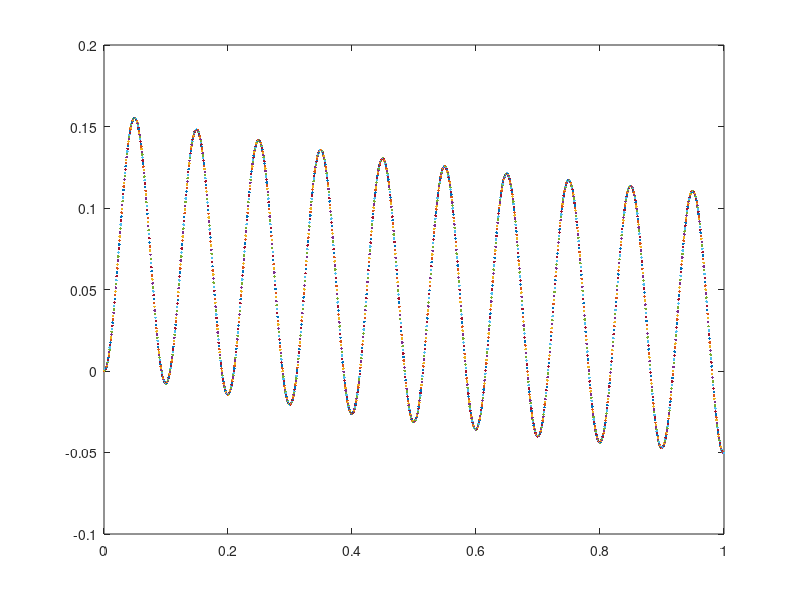
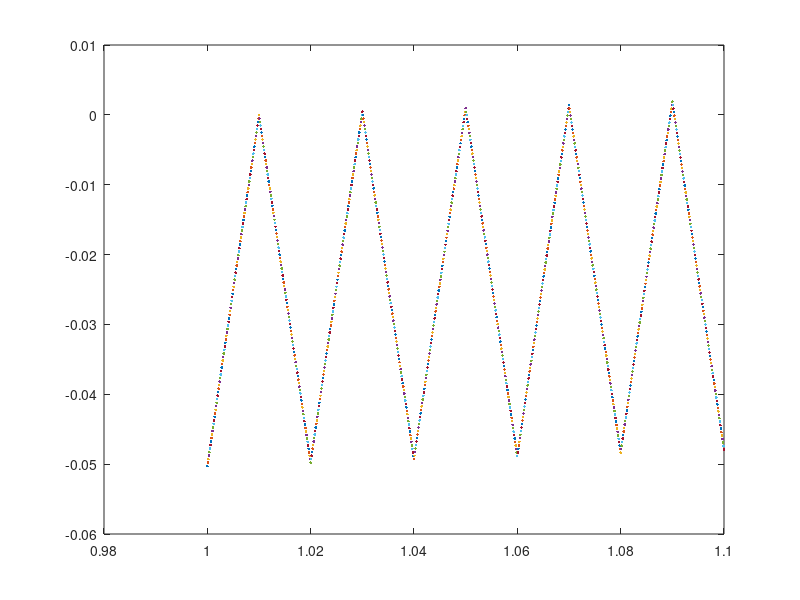
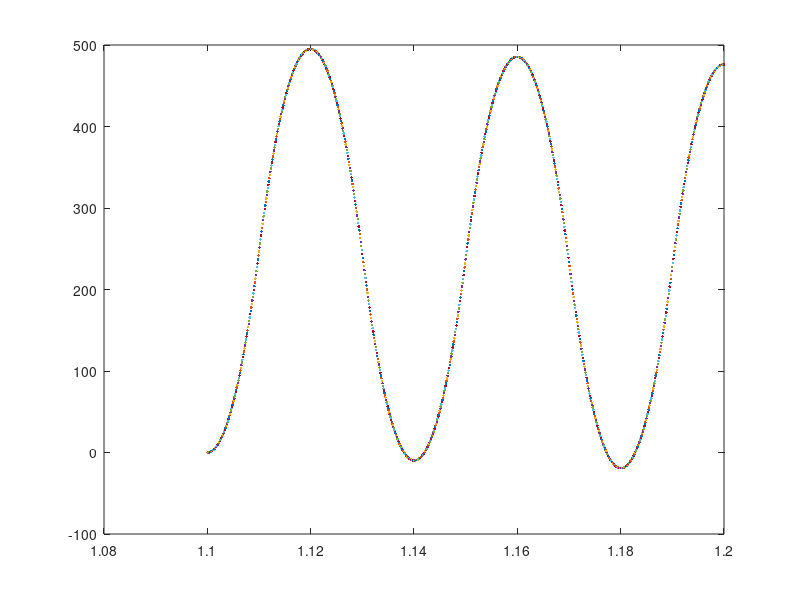

Here is the MATLAB script that generated these plots, in order:
R = 10000;  %resistance
C = 0.0001; %capacitance
v = 0;      %Voltage
t = 0;      %time

h = 0.0005;
t_section = 1;
n = t_section./h;

figure(1)
plot(t,v,'.')
hold on
for i=1:n
   t = t + h;
   v = v + h.*(-v + 5.*sin(20.*pi.*t))./(R.*C);
   plot(t,v,'.')
   hold on
end

h = 0.0001;
t_section = 0.1;
n = t_section./h;

figure(2)
plot(t,v,'.')
hold on
for i=1:n
   t = t + h;
   v = v + h.*(-v + (-1).^floor(t./0.01).*5)./(R.*C);
   plot(t,v,'.')
   hold on
end

R = 100;
C = 0.000001;

figure(3)
plot(t,v,'.')
hold on
for i=1:n
   t = t + h;
   V = (-1).^(floor((t+0.01)./0.02)).*(500.*t - 10.*floor((t+0.01)./0.02));
   v = v + h.*(-v + V./(R.*C));
   plot(t,V-v,'.')
   hold on
end
